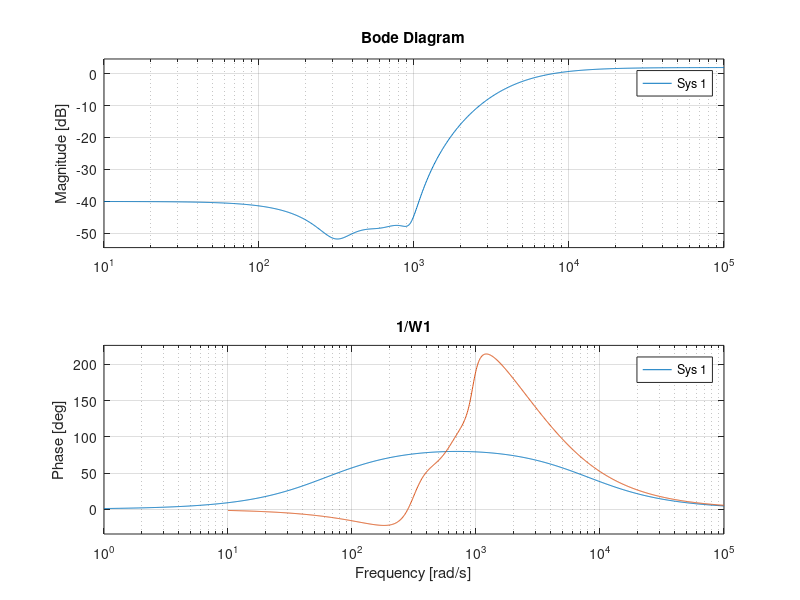
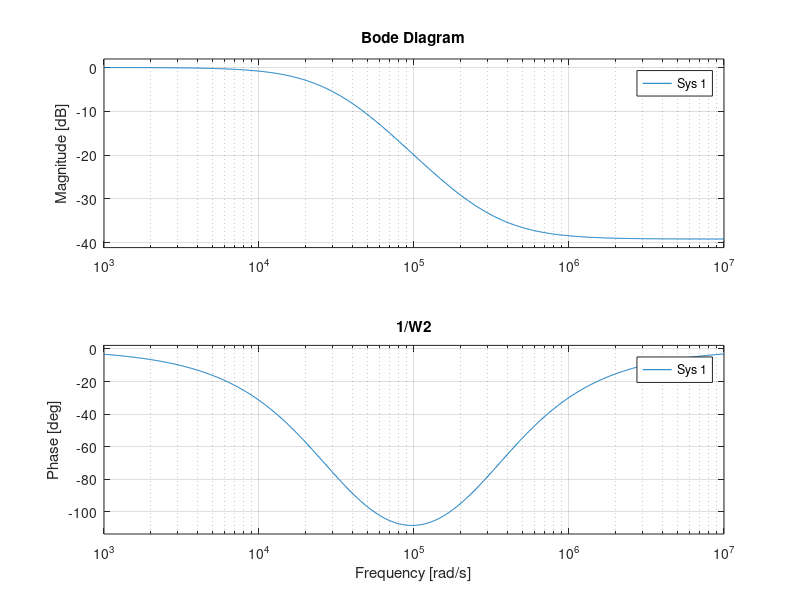
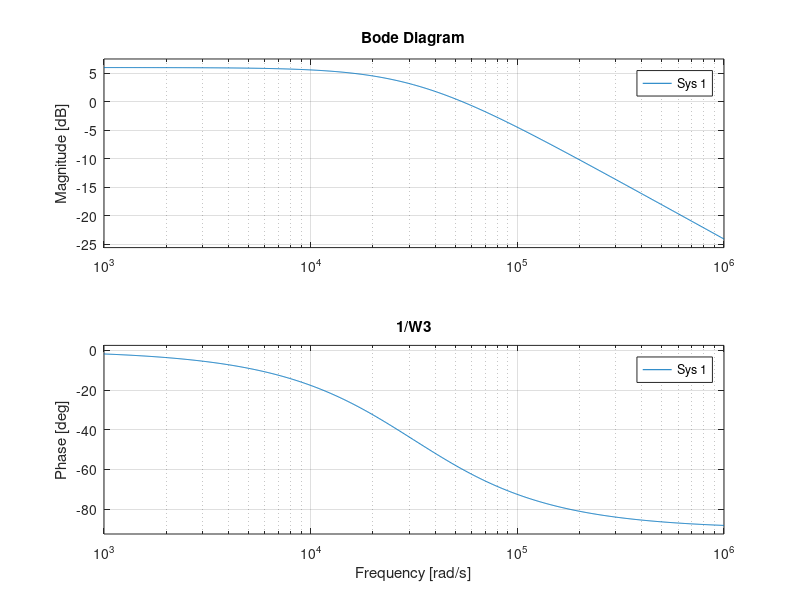
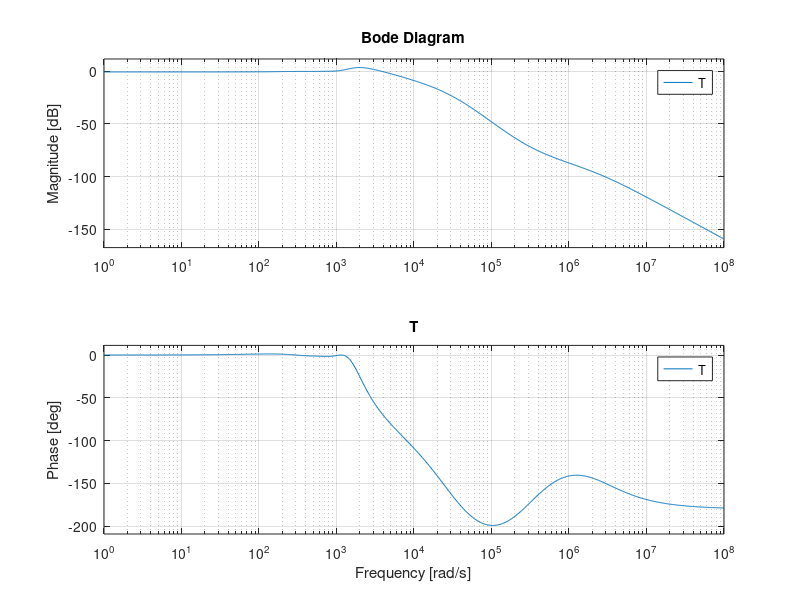

The MATLAB source for these figures, in order: (Note: this script raises an error after producing the figures.)
clear
clc

close all
%%

L = 570e-6; 
R = 30e-3;

f=50;
w0=2*pi*f;

G=tf(1,[L,R]);
%GPWM=tf(1,[1/(20e3) 1])*tf(1,[1/(20e3) 1]);

Vmax=(70-40*sqrt(2))*1.5;
Imax=1700/40*sqrt(2);

Zbase=1700/40^2;
X=L*2*pi*50;
Xpu=X/Zbase;

G=G*Vmax/Imax;%*GPWM;

figure()
bode(G);
title('G');

%%

M=10^(2/20);
wB=2*pi*1e3;
A=1e-2

W1=tf([1/M wB],[1 wB*A]);


eta=0.02;
w0=2*pi*50;
W1N=tf([1 3.5e3],3.5e3)*tf([1 3.5e3],3.5e3);
k1=1/1e-2;
eta0=k1*0.5e-2/2;
W11=tf([k1*w0^2],[1 2*eta0*w0, w0^2]);
eta2=abs(k1)/abs(4*i*eta0-3)*1e-2;
W12=tf([1 2*(w0*2) (w0*2)^2],[1 2*eta2*(w0*2), (w0*2)^2]);
eta3=abs(k1)/(2*abs(3*i*eta0-4))*1e-2;
W13=tf([1 2*(w0*3) (w0*3)^2],[1 2*eta3*(w0*3), (w0*3)^2]);
W1M=W1N*W11*W12*W13;

bode(1/W1); hold on;
bode(1/W1M);
title('1/W1');

W1=W1M;

%%

W2=tf([1 2*pi*5e3],[2*pi*5e3])*tf([1 2*pi*5e3],[2*pi*5e3])*tf(1,[1/3e5 1])*tf(1,[1/3e5 1]);
figure();
bode(1/W2)
title('1/W2');

%%

W3=1/2*tf([1 2*pi*5e3],[2*pi*5e3]);
figure();
bode(1/W3);
title('1/W3');

%%

[K,CL,GAM,INFO]=mixsyn(G,W1,W2,[])

K=tf(K);
%%
figure();
T=feedback(series(G,K),1);
bode(T);
title('T');

figure();
S=feedback(1,series(G,K));
bode(S);
title('S');

figure('Position',[500,100,400,400]);
bode(W1*S); grid on; title('Shaping W1 S below 0 dB?');

%%

System = K; % Define System to reduce
Order = 6;
 
% Create option set for balred command
Options = balredOptions();
Options.FreqIntervals = [0 1.72e3]; % Frequency intervals to compute the limited gramians
 
% Compute reduced order approximation on specified frequency range
ReducedSystem = balred(System,Order,Options);

figure();
bode(K); hold on;
K=tf(ReducedSystem);
bode(ReducedSystem);

T=feedback(series(G,K),1);
S=feedback(1,series(G,K));


%%

ref=tf([w0 0],[1 0 w0^2])+tf([w0*2 0],[1 0 (w0*2)^2])/5+tf([w0*3 0],[1 0 (w0*3)^2])/7;
figure()
step(ref*T,0:1e-7:0.03)
hold on
step(ref,0:1e-7:0.03)
title('Ref tracking');

figure();
step(ref*K*S,0:1e-7:0.03);
title('Control action');

%%

Knotpu=K*Vmax/Imax;

denKinf=Knotpu.Denominator{1};
numKinf=Knotpu.Numerator{1};
%%
G=tf(1,[L,R]);
%GPWM=tf(1,[1/(20e3) 1])*tf(1,[1/(20e3) 1]);

%G=G*GPWM;

T=feedback(series(G,Knotpu),1);
S=feedback(1,series(G,Knotpu));

ref=Imax*tf([w0 0],[1 0 w0^2])+tf([w0*2 0],[1 0 (w0*2)^2])/5+tf([w0*3 0],[1 0 (w0*3)^2])/7;
figure()
step(ref*T,0:1e-7:0.03)
hold on
step(ref,0:1e-7:0.03)
title('Ref tracking');

figure();
step(ref*Knotpu*S,0:1e-7:0.03);
title('Control action');
